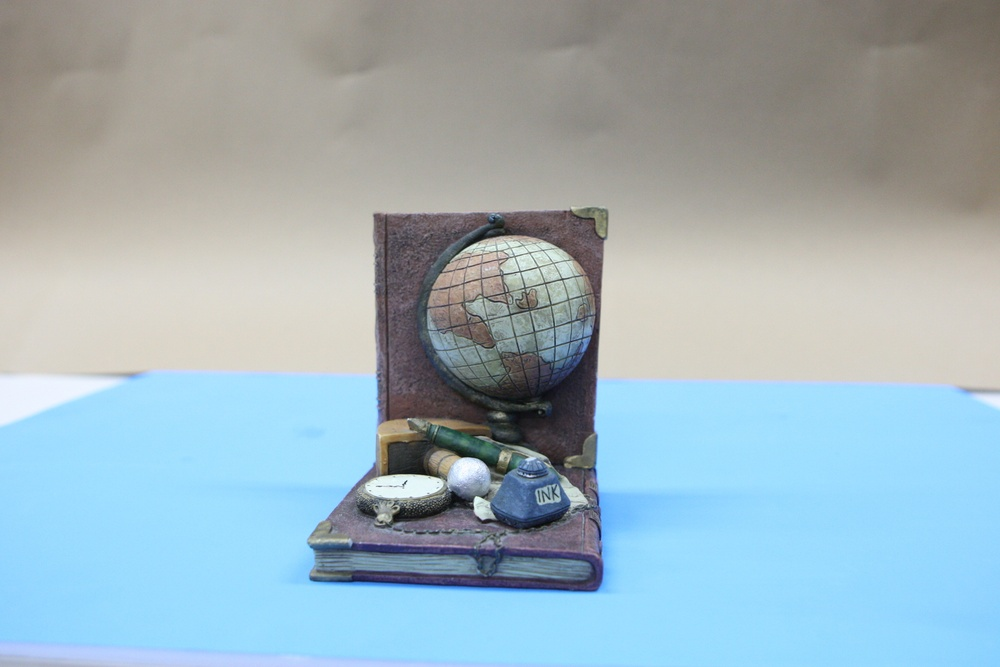
#> input picture Part_5/Data/im1.jpg, 1000 x 667 px, shrunk from 1944 x 1296 before the run
$ python 1.py
#> lines starting #> are read from the running program, lines starting #| are printed output that depends on the picture; long printed decimals are rounded
import os
import cv2
import numpy as np


def correspondenceSIFT(img1, img2):

    sift = cv2.SIFT_create()
    keyp1, des1 = sift.detectAndCompute(img1, None)
    keyp2, des2 = sift.detectAndCompute(img2, None)

    matcher = cv2.BFMatcher()
    matches = matcher.knnMatch(des1, des2, k=2)

    good = []
    for m, n in matches:
        if m.distance < 0.75 * n.distance:
            good.append([m])

    good = sorted(good, key=lambda x: x[0].distance)

    imgmatches = cv2.drawMatchesKnn(
        img1, keyp1, img2, keyp2, good, None, flags=cv2.DrawMatchesFlags_NOT_DRAW_SINGLE_POINTS)
    cv2.imwrite('Correspondencesall.png', imgmatches)

    pointmatches = []

    for match in good[:10]:
        point = (keyp1[match[0].queryIdx].pt, keyp2[match[0].trainIdx].pt)
        pointmatches.append(point)


def normalize_coordinates(corr, K):
    normalized_corr = []
    K_inv = np.linalg.inv(K)

    for match in corr:
        new_match = []
        for point in match:
            homo_point = [point[0], point[1], 1]
            new_point = np.dot(K_inv, homo_point)
            new_match.append(new_point)

        normalized_corr.append(new_match)

    return normalized_corr


def essential(corr):
    corr = corr[:8]
    A = []

    for pair in corr:
        y = pair[0]
        x = pair[1]
        A_vec = [x[0]*y[0], x[1]*y[0], y[0], x[0]
                 * y[1], x[1]*y[1], y[1], x[0], x[1], 1]
        A.append(A_vec)

    A = np.array(A)
    U, D, V = np.linalg.svd(A)
    E_est = V[:, 8].reshape(3, 3)

    U, D, V = np.linalg.svd(E_est)
    E = np.dot(U, np.dot(np.diag([1, 1, 0]), np.transpose(V)))

    return E


def decompose_essential(E):

    U, D, V = np.linalg.svd(E)
    Rz = [[0, -1, 0], [1, 0, 0], [0, 0, 1]]

    R = np.dot(U, np.dot(np.transpose(Rz), np.transpose(V)))
    t = np.dot(U, np.dot(Rz, np.dot(D, np.transpose(U))))

    return R, t


def get_3d_points(corr, K, R, t):

    M = K
    for row in M:
        row.append(0)

    map_mat = [[R[0][0], R[0][1], R[0][2], t[0]],
               [R[1][0], R[1][1], R[1][2], t[1]],
               [R[2][0], R[2][1], R[2][2], t[2]],
               [0, 0, 0, 1]]

    map_mat = np.array(map_mat)
    N = np.dot(M, map_mat)

    cc1 = corr[0][0]
    cc2 = corr[0][1]
    cc1 = np.array(cc1)
    cc2 = np.array(cc2)
    M = np.array(M)
    N = np.array(N)

    A1 = np.cross(cc1, M, axis=0)
    A2 = np.cross(cc2, N, axis=0)
    A = [[A1[0][0], A1[0][1], A1[0][2], A1[0][3]],
         [A1[1][0], A1[1][1], A1[1][2], A1[1][3]],
         [A1[2][0], A1[2][1], A1[2][2], A1[2][3]],
         [A2[0][0], A2[0][1], A2[0][2], A2[0][3]],
         [A2[1][0], A2[1][1], A2[1][2], A2[1][3]],
         [A2[2][0], A2[2][1], A2[2][2], A2[2][3]]]

    _, _, V = np.linalg.svd(A)
    V_est = V[:, 3]
    P_est = [V_est[0]/V_est[3], V_est[1]/V_est[3], V_est[2]/V_est[3], 1]


def correspondenceORB(img1, img2):

    orb = cv2.ORB_create()
    keyp1, des1 = orb.detectAndCompute(img1, None)
    keyp2, des2 = orb.detectAndCompute(img2, None)

    matcher = cv2.BFMatcher(cv2.NORM_HAMMING, crossCheck=True)
    matches = matcher.match(des1, des2)
    matches = sorted(matches, key=lambda x: x.distance)

    imgmatches = cv2.drawMatches(img1, keyp1, img2, keyp2, matches[:100], None)
    cv2.imwrite('Correspondences.png', imgmatches)

    pointmatches = []

    for match in matches:
        point = (keyp1[match.queryIdx].pt, keyp2[match.trainIdx].pt)
        pointmatches.append(point)

    return pointmatches


def main():
    if not os.path.isdir("Data"):
        print("ERROR: cannot find data")

    K = []

    with open("./Data/Intrinsic_Matrix_K.txt", 'r') as f:
#> (reads Part_5/Data/Intrinsic_Matrix_K.txt from the repository)
        for row in f:
            krow = []
            row = row.strip().split(" ")
            for item in row:
                if item != '':
                    krow.append(float(item))

            K.append(krow)

    img1 = cv2.imread("./Data/im1.jpg")
#> img1 is the input picture: shape (667, 1000, 3); mean B, G, R 187.3, 178.7, 158.4
    img2 = cv2.imread("./Data/im2.jpg")
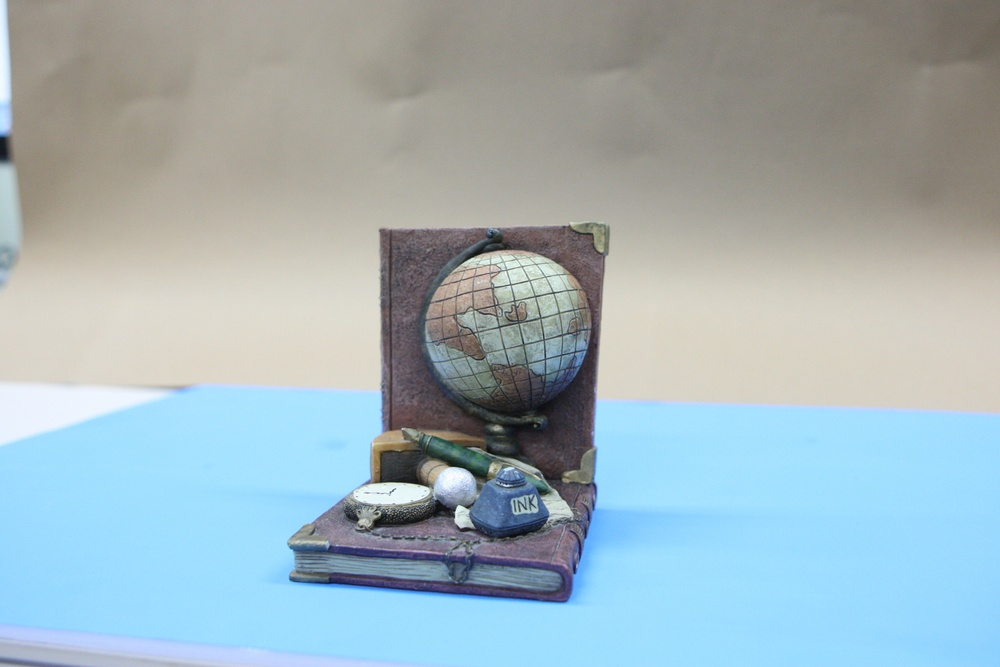
#> input picture Part_5/Data/im2.jpg, 1000 x 667 px, shrunk from 1944 x 1296 before the run
#> img2 is the input picture: shape (667, 1000, 3); mean B, G, R 185.1, 179.3, 161.4

    c_list = correspondenceORB(img1, img2)
#> in correspondenceORB, `keyp1, des1 = orb.detectAndCompute(img1, None)`: keyp1 = 500 keypoints; strongest (x, y, size): (477, 498, 44.6), (476, 497, 31), (475, 498, 37.2), (477, 500, 64.3)
#> in correspondenceORB, `keyp2, des2 = orb.detectAndCompute(img2, None)`: keyp2 = 500 keypoints; strongest (x, y, size): (458, 506, 37.2), (457, 517, 92.6), (378, 511, 31), (460, 520, 64.3)
#> in correspondenceORB, `matches = matcher.match(des1, des2)`: matches = 268 matches
#> in correspondenceORB, `imgmatches = cv2.drawMatches(img1, keyp1, img2, keyp2, matches[:100], ..`:
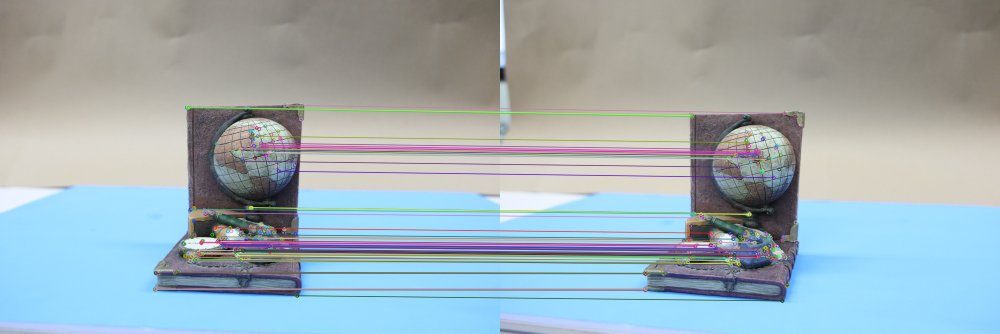
#> imgmatches: shape (667, 2000, 3) (shown at 1/2 size); mean B, G, R 181.4, 174.8, 159
#> the loop in correspondenceORB, `for match in matches:` made 268 passes
#> point on passes 1 to 3: ((375.7, 214), (380.7, 228.9)), ((522, 286), (512, 299)), ((375, 214.3), (381.5, 230.2))
#> after the loop in correspondenceORB, `for match in matches:`: pointmatches = 268 items
#> c_list = 268 items
    nor_corr = normalize_coordinates(c_list, K)
#> the loop in normalize_coordinates, `for match in corr:` made 268 passes
#> nor_corr = 268 items
    E = essential(nor_corr)
#> in essential, `corr = corr[:8]`: corr = 8 items
#> the loop in essential, `for pair in corr:` made 8 passes
#> (y, x) on passes 1 to 8: ([-0.351, -0.255, 1], [-0.348, -0.247, 1]), ([-0.265, -0.213, 1], [-0.271, -0.205, 1]), ([-0.351, -0.255, 1], [-0.347, -0.246, 1]), ([-0.341, -0.0787, 1], [-0.352, -0.0753, 1]), ([-0.351, -0.255, 1], [-0.346, -0.244, 1]), ([-0.293, -0.0797, 1], [-0.304, -0.0747, 1]), ([-0.39, -0.0405, 1], [-0.401, -0.0399, 1]), ([-0.339, -0.084, 1], [-0.349, -0.0805, 1])
#> in essential, `U, D, V = np.linalg.svd(A)`: D = [3.22, 0.373, 0.139, 0.0112, 0.00409, 0.00117, 0.000287, 0.000121]
#> in essential, `E_est = V[:, 8].reshape(3, 3)`: E_est = [[0.878, -0.14, -0.442], [0.0207, 0.0784, 0.00855], [0.0426, 0.0756, 0.00475]]
#> in essential, `U, D, V = np.linalg.svd(E_est)`: U = [[-1, 0.0207, -0.0151], [-0.00366, -0.699, -0.715], [-0.0253, -0.715, 0.699]]; D = [0.993, 0.116, 0.00441]; V = [[-0.885, 0.138, 0.445], [-0.23, -0.96, -0.159], [0.405, -0.243, 0.881]]
#> in essential, `E = np.dot(U, np.dot(np.diag([1, 1, 0]), np.transpose(V)))`: E = [[0.887, 0.21, -0.41], [-0.0934, 0.672, 0.169], [-0.0764, 0.692, 0.164]]
    print("Essential matrix: \n", E)
#| Essential matrix:
#|  [[ 0.8874  0.2101  -0.41]
#|  [-0.09341  0.6722  0.1685]
#|  [-0.07635  0.6919  0.1635 ]]
    R, t = decompose_essential(E)
#> in decompose_essential, `U, D, V = np.linalg.svd(E)`: U = [[-0.991, -0.134, -0.0151], [0.104, -0.691, -0.715], [0.0853, -0.71, 0.699]]; D = [1, 1, 1.99e-17]; V = [[-0.896, -0.0791, 0.438], [6.89e-17, -0.984, -0.178], [0.445, -0.159, 0.881]]
#> in decompose_essential, `R = np.dot(U, np.dot(np.transpose(Rz), np.transpose(V)))`: R = [[-0.0482, 0.978, 0.204], [-0.94, 0.0244, -0.339], [-0.337, -0.208, 0.918]]
#> in decompose_essential, `t = np.dot(U, np.dot(Rz, np.dot(D, np.transpose(U))))`: t = [-0.422, 1.29, 0.412]
#> t = [-0.422, 1.29, 0.412]
    print("Rotation matrix: \n", R)
#| Rotation matrix:
#|  [[-0.04815  0.9778  0.204 ]
#|  [-0.9404  0.02441 -0.3391]
#|  [-0.3365 -0.2081  0.9184]]
    print("Translation vector: \n", t)
#| Translation vector:
#|  [-0.4218   1.285  0.4119]
    get_3d_points(nor_corr, K, R, t)
#> in get_3d_points, `map_mat = [[R[0][0], R[0][1], R[0][2], t[0]], [R[1][0], R[1][1], R[1][..`: map_mat = [[-0.0482, 0.978, 0.204, -0.422], [-0.94, 0.0244, -0.339, 1.29], [-0.337, -0.208, 0.918, 0.412], [0, 0, 0, 1]]
#> in get_3d_points, `N = np.dot(M, map_mat)`: N = [[-408.8, 1458.9, 1238.9, -316.3], [-1815.7, -93.35, 18.84, 2450.7], [-0.337, -0.208, 0.918, 0.412]]
#> in get_3d_points, `cc1 = corr[0][0]`: cc1 = [-0.351, -0.255, 1]
#> in get_3d_points, `cc2 = corr[0][1]`: cc2 = [-0.348, -0.247, 1]
#> in get_3d_points, `M = np.array(M)`: M = [[1698.9, 0, 971.7, 0], [0, 1698.9, 647.7, 0], [0, 0, 1, 0]]
#> in get_3d_points, `A1 = np.cross(cc1, M, axis=0)`: A1 = [[0, -1698.9, -648, 0], [1698.9, 0, 972.1, 0], [433.8, -596, 20.86, 0]]
#> in get_3d_points, `A2 = np.cross(cc2, N, axis=0)`: A2 = [[1815.8, 93.4, -19.06, -2450.8], [-408.9, 1458.8, 1239.3, -316.1], [530.9, 392.1, 298.9, -930.6]]
#> in get_3d_points, `A = [[A1[0][0], A1[0][1], A1[0][2], A1[0][3]], [A1[1][0], A1[1][1], A1..`: A = [[0, -1698.9, -648, 0], [1698.9, 0, 972.1, 0], [433.8, -596, 20.86, 0], [1815.8, 93.4, -19.06, -2450.8], [-408.9, 1458.8, 1239.3, -316.1], [530.9, 392.1, 298.9, -930.6]]
#> in get_3d_points, `_, _, V = np.linalg.svd(A)`: V = [[0.675, 0.153, 0.194, -0.696], [-0.252, 0.832, 0.49, 0.0754], [0.564, -0.174, 0.486, 0.644], [0.404, 0.505, -0.697, 0.309]]
#> in get_3d_points, `V_est = V[:, 3]`: V_est = [-0.696, 0.0754, 0.644, 0.309]
#> in get_3d_points, `P_est = [V_est[0]/V_est[3], V_est[1]/V_est[3], V_est[2]/V_est[3], 1]`: P_est = [-2.26, 0.244, 2.09, 1]


if __name__ == "__main__":
    main()
